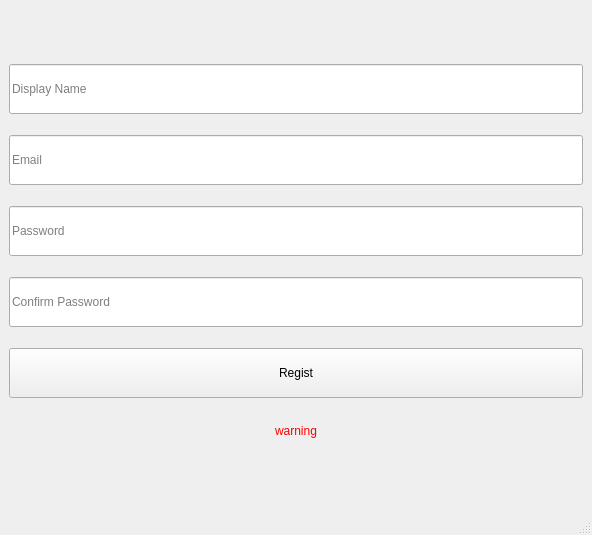
<?xml version="1.0" encoding="UTF-8"?>
<ui version="4.0">
 <class>MainWindow</class>
 <widget class="QMainWindow" name="MainWindow">
  <property name="geometry">
   <rect>
    <x>0</x>
    <y>0</y>
    <width>592</width>
    <height>535</height>
   </rect>
  </property>
  <property name="windowTitle">
   <string>MainWindow</string>
  </property>
  <widget class="QWidget" name="centralwidget">
   <layout class="QVBoxLayout" name="verticalLayout">
    <item>
     <spacer name="verticalSpacer">
      <property name="orientation">
       <enum>Qt::Vertical</enum>
      </property>
      <property name="sizeType">
       <enum>QSizePolicy::Preferred</enum>
      </property>
      <property name="sizeHint" stdset="0">
       <size>
        <width>20</width>
        <height>40</height>
       </size>
      </property>
     </spacer>
    </item>
    <item>
     <widget class="QLineEdit" name="R_displayname_input">
      <property name="maximumSize">
       <size>
        <width>16777215</width>
        <height>50</height>
       </size>
      </property>
      <property name="placeholderText">
       <string>Display Name</string>
      </property>
     </widget>
    </item>
    <item>
     <widget class="QLineEdit" name="R_email_input">
      <property name="maximumSize">
       <size>
        <width>16777215</width>
        <height>50</height>
       </size>
      </property>
      <property name="placeholderText">
       <string>Email</string>
      </property>
     </widget>
    </item>
    <item>
     <widget class="QLineEdit" name="R_password_input">
      <property name="maximumSize">
       <size>
        <width>16777215</width>
        <height>50</height>
       </size>
      </property>
      <property name="placeholderText">
       <string>Password</string>
      </property>
     </widget>
    </item>
    <item>
     <widget class="QLineEdit" name="R_confirmpass_input">
      <property name="maximumSize">
       <size>
        <width>16777215</width>
        <height>50</height>
       </size>
      </property>
      <property name="placeholderText">
       <string>Confirm Password</string>
      </property>
     </widget>
    </item>
    <item>
     <widget class="QPushButton" name="R_regist_Btn">
      <property name="maximumSize">
       <size>
        <width>16777215</width>
        <height>50</height>
       </size>
      </property>
      <property name="text">
       <string>Regist</string>
      </property>
     </widget>
    </item>
    <item>
     <widget class="QLabel" name="label">
      <property name="maximumSize">
       <size>
        <width>16777215</width>
        <height>25</height>
       </size>
      </property>
      <property name="text">
       <string>&lt;html&gt;&lt;head/&gt;&lt;body&gt;&lt;p&gt;&lt;span style=&quot; color:#ff0000;&quot;&gt;warning&lt;/span&gt;&lt;/p&gt;&lt;/body&gt;&lt;/html&gt;</string>
      </property>
      <property name="alignment">
       <set>Qt::AlignCenter</set>
      </property>
     </widget>
    </item>
    <item>
     <spacer name="verticalSpacer_2">
      <property name="orientation">
       <enum>Qt::Vertical</enum>
      </property>
      <property name="sizeType">
       <enum>QSizePolicy::Preferred</enum>
      </property>
      <property name="sizeHint" stdset="0">
       <size>
        <width>20</width>
        <height>40</height>
       </size>
      </property>
     </spacer>
    </item>
   </layout>
  </widget>
  <widget class="QStatusBar" name="statusbar"/>
 </widget>
 <resources/>
 <connections/>
</ui>
